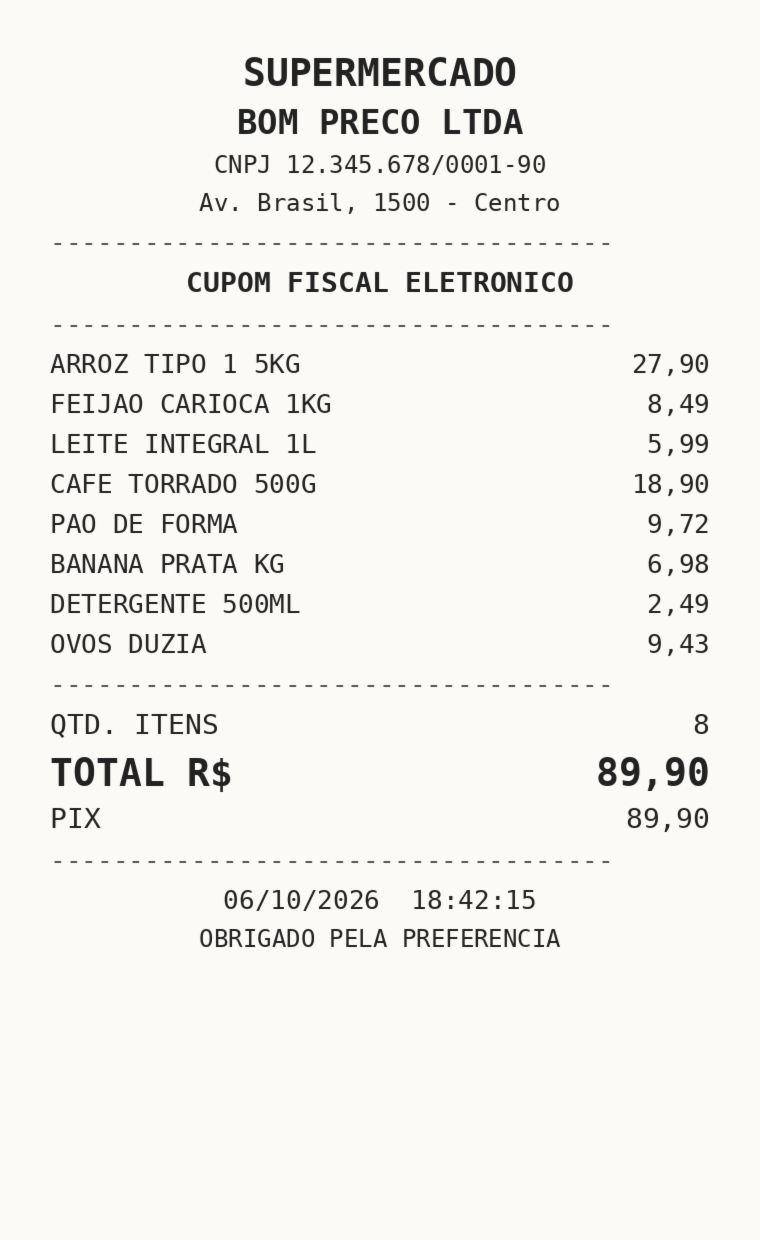

This figure's Python source:
from PIL import Image, ImageDraw, ImageFont, ImageFilter
import sys, datetime
W,H=760,1240
im=Image.new('RGB',(W,H),'#fbfaf6'); d=ImageDraw.Draw(im)
mono='/usr/share/fonts/truetype/dejavu/DejaVuSansMono.ttf'; monob='/usr/share/fonts/truetype/dejavu/DejaVuSansMono-Bold.ttf'
F=lambda s,b=False: ImageFont.truetype(monob if b else mono,s)
y=50
def c(t,s=30,b=False):
    global y; w=d.textlength(t,font=F(s,b)); d.text(((W-w)/2,y),t,fill='#222',font=F(s,b)); y+=s+14
def lr(l,r,s=28,b=False):
    global y; d.text((50,y),l,fill='#222',font=F(s,b)); w=d.textlength(r,font=F(s,b)); d.text((W-50-w,y),r,fill='#222',font=F(s,b)); y+=s+14
def line():
    global y; d.text((50,y),'-'*36,fill='#555',font=F(26)); y+=40
c('SUPERMERCADO',38,True); c('BOM PRECO LTDA',34,True)
c('CNPJ 12.345.678/0001-90',24); c('Av. Brasil, 1500 - Centro',24); line()
c('CUPOM FISCAL ELETRONICO',28,True); line()
for n,v in [('ARROZ TIPO 1 5KG','27,90'),('FEIJAO CARIOCA 1KG','8,49'),('LEITE INTEGRAL 1L','5,99'),('CAFE TORRADO 500G','18,90'),('PAO DE FORMA','9,72'),('BANANA PRATA KG','6,98'),('DETERGENTE 500ML','2,49'),('OVOS DUZIA','9,43')]:
    lr(n,v,26)
line(); lr('QTD. ITENS','8',28); lr('TOTAL R$','89,90',38,True); lr('PIX','89,90',28); line()
c('06/10/2026  18:42:15',26); c('OBRIGADO PELA PREFERENCIA',24)
im=im.filter(ImageFilter.GaussianBlur(.4)); im.save(sys.argv[1])
